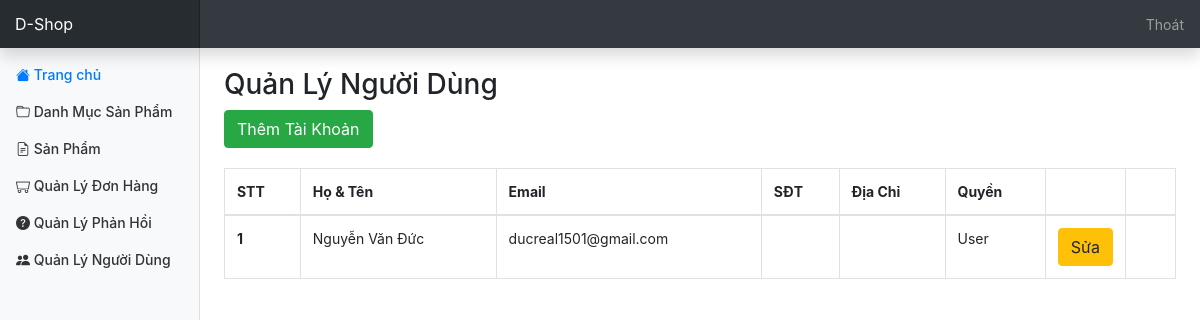
/admin/user/index.php (signed in), run on the app's committed database.
### tables this page shows
CREATE TABLE `user` (
  `id` int(11) NOT NULL,
  `fullname` varchar(50) DEFAULT NULL,
  `email` varchar(150) DEFAULT NULL,
  `phone_number` varchar(20) DEFAULT NULL,
  `address` varchar(200) DEFAULT NULL,
  `password` varchar(32) DEFAULT NULL,
  `role_id` int(11) DEFAULT NULL,
  `created_at` datetime DEFAULT NULL,
  `updated_at` datetime DEFAULT NULL,
  `deleted` int(11) DEFAULT NULL
);

CREATE TABLE `role` (
  `id` int(11) NOT NULL,
  `name` varchar(20) NOT NULL
);

### database/dbhelper.php (called while the page is built, shortened)
<?php
function executeResult($sql, $isSingle = false) {
	$data = null;
	$conn = mysqli_connect(HOST, USERNAME, PASSWORD, DATABASE);
	mysqli_set_charset($conn, 'utf8');
	$resultset = mysqli_query($conn, $sql);
	if($isSingle) {
		$data = mysqli_fetch_array($resultset, 1);
	} else {
		$data = [];
		while(($row = mysqli_fetch_array($resultset, 1)) != null) {
			$data[] = $row;
		}
	}
	return $data;
}

### admin/user/index.php (the view, shortened to what this page needs)
<?php
	require_once('../layouts/header.php');
	$sql = "select User.*, Role.name as role_name from User left join Role on User.role_id = Role.id where User.deleted = 0";
	$data = executeResult($sql);
?>
<div class="row" style="margin-top: 20px;">
	<div class="col-md-12 table-responsive">
		<h3>Quản Lý Người Dùng</h3>
		<a href="editor.php"><button class="btn btn-success">Thêm Tài Khoản</button></a>
		<table class="table table-bordered table-hover" style="margin-top: 20px;">
			<thead>
				<tr>
					<th>STT</th>
					<th>Họ & Tên</th>
					<th>Email</th>
					<th>SĐT</th>
					<th>Địa Chỉ</th>
					<th>Quyền</th>
					<th style="width: 50px"></th>
					<th style="width: 50px"></th>
				</tr>
			</thead>
			<tbody>
<?php
	$index = 0;
	foreach($data as $item) {
		echo '<tr>
					<th>'.(++$index).'</th>
					<td>'.$item['fullname'].'</td>
					<td>'.$item['email'].'</td>
					<td>'.$item['phone_number'].'</td>
					<td>'.$item['address'].'</td>
					<td>'.$item['role_name'].'</td>
					<td style="width: 50px">
						<a href="editor.php?id='.$item['id'].'"><button class="btn btn-warning">Sửa</button></a>
					</td>
					<td style="width: 50px">';
		echo '
					</td>
				</tr>';
	}
?>
			</tbody>
		</table>
	</div>
</div>
<?php
	require_once('../layouts/footer.php');
?>

### assets/css/dashboard.css (style rules this page uses)
body { font-size: .875rem; }

### data on the page
user: fullname "Nguyễn Văn Đức", email "ducreal1501@gmail.com", role.name "User"
